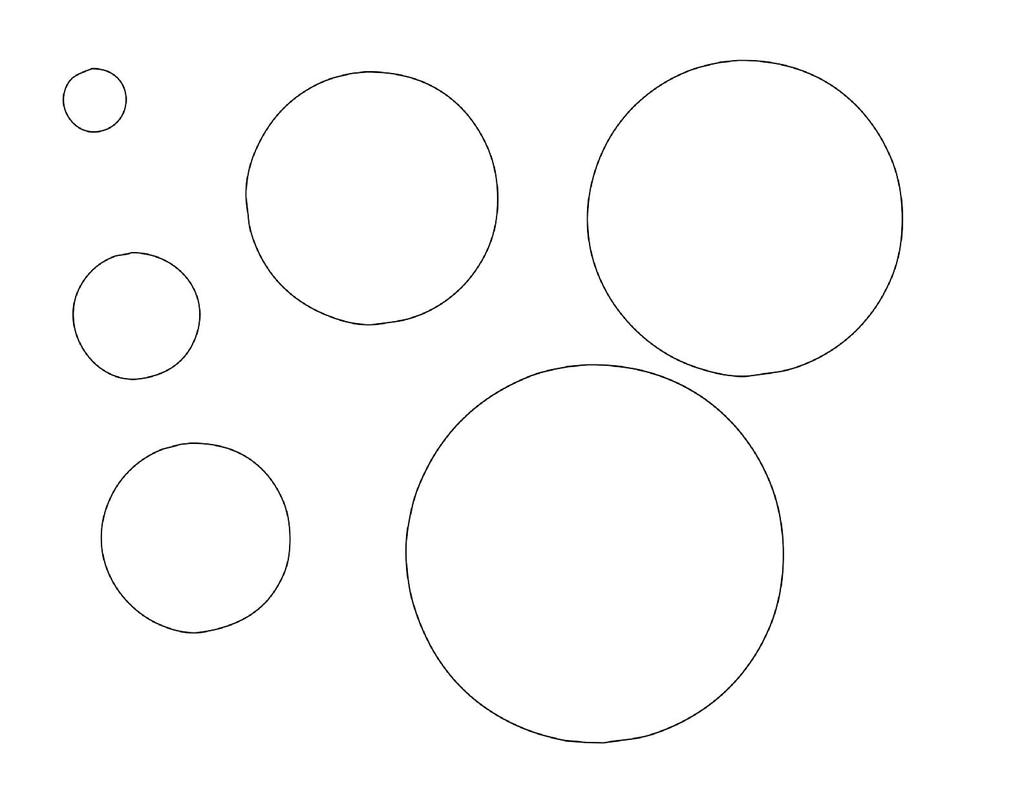
#> input picture src/circles.jpg, 1024 x 791 px
$ jupyter execute 'Hough Circle Transform.ipynb'
#> lines starting #> are read from the running program, lines starting #| are printed output that depends on the picture
[cell 1]
import cv2
import numpy as np
import matplotlib.pyplot as plt

[cell 2]
img = cv2.imread('src/circles.jpg',0)
#> img is the input picture: shape (791, 1024); min 0, max 255, mean 252.9
img = cv2.medianBlur(img,5)
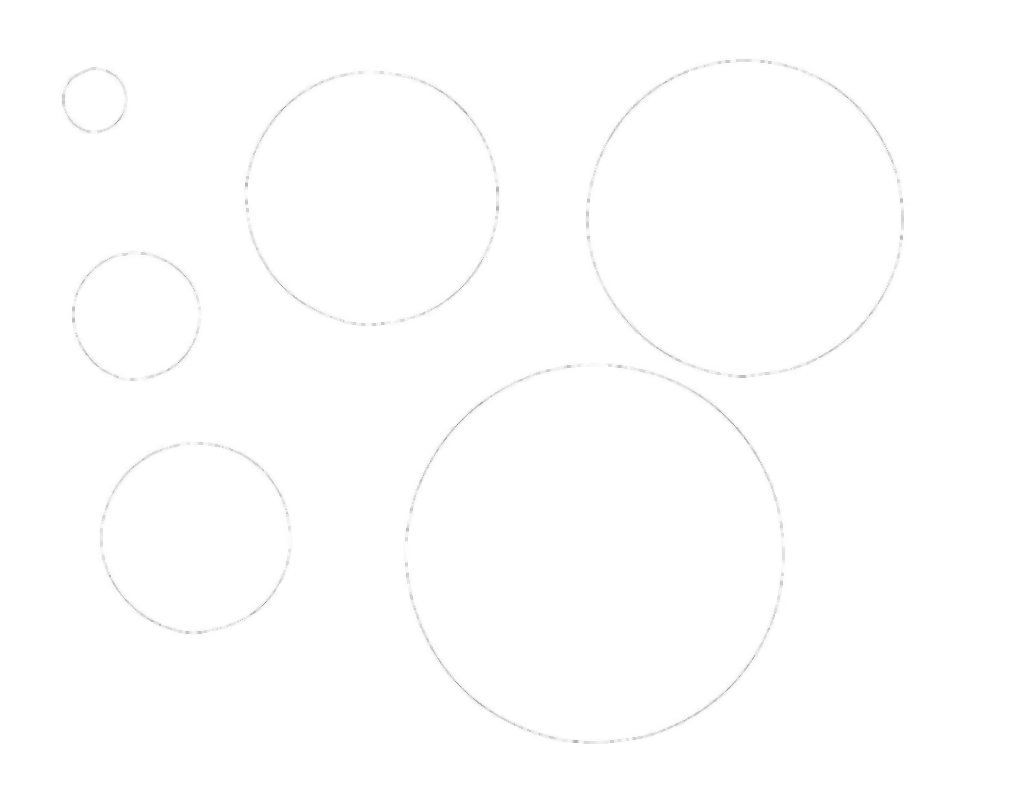
#> img: shape (791, 1024); min 137, max 255, mean 254.5
cimg = cv2.cvtColor(img, cv2.COLOR_GRAY2RGB)

circles = cv2.HoughCircles(img, cv2.HOUGH_GRADIENT, 1,
                           50, param1=100, param2=42, minRadius=0, maxRadius=0)
#> circles = [[745.5, 217.5, 159.1], [596.5, 554.5, 188.3], [371.5, 198.5, 126.4], [190.5, 535.5, 91.8], [94.5, 100.5, 29.7], [133.5, 329.5, 75.4]]
circles = np.uint16(np.around(circles))
#> circles = [[746, 218, 159], [596, 554, 188], [372, 198, 126], [190, 536, 92], [94, 100, 30], [134, 330, 75]]
print(circles)
#| [[[746 218 159]
#|   [596 554 188]
#|   [372 198 126]
#|   [190 536  92]
#|   [ 94 100  30]
#|   [134 330  75]]]
for i in circles[0,:]:
    cv2.circle(cimg,(i[0],i[1]),i[2],(0,255,0),2)
    cv2.circle(cimg,(i[0],i[1]),2,(0,0,255),3)
#> this loop made 6 passes
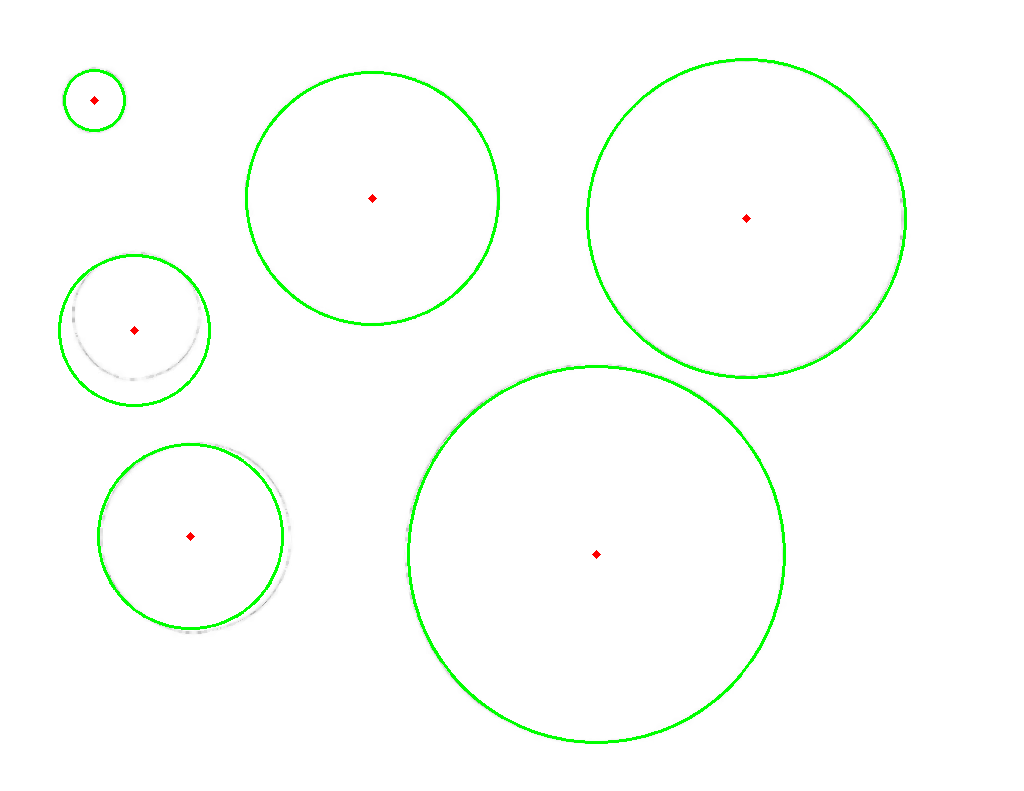
#> cimg: shape (791, 1024, 3); mean B, G, R 250.7, 254.7, 250.7
plt.imshow(cimg)
